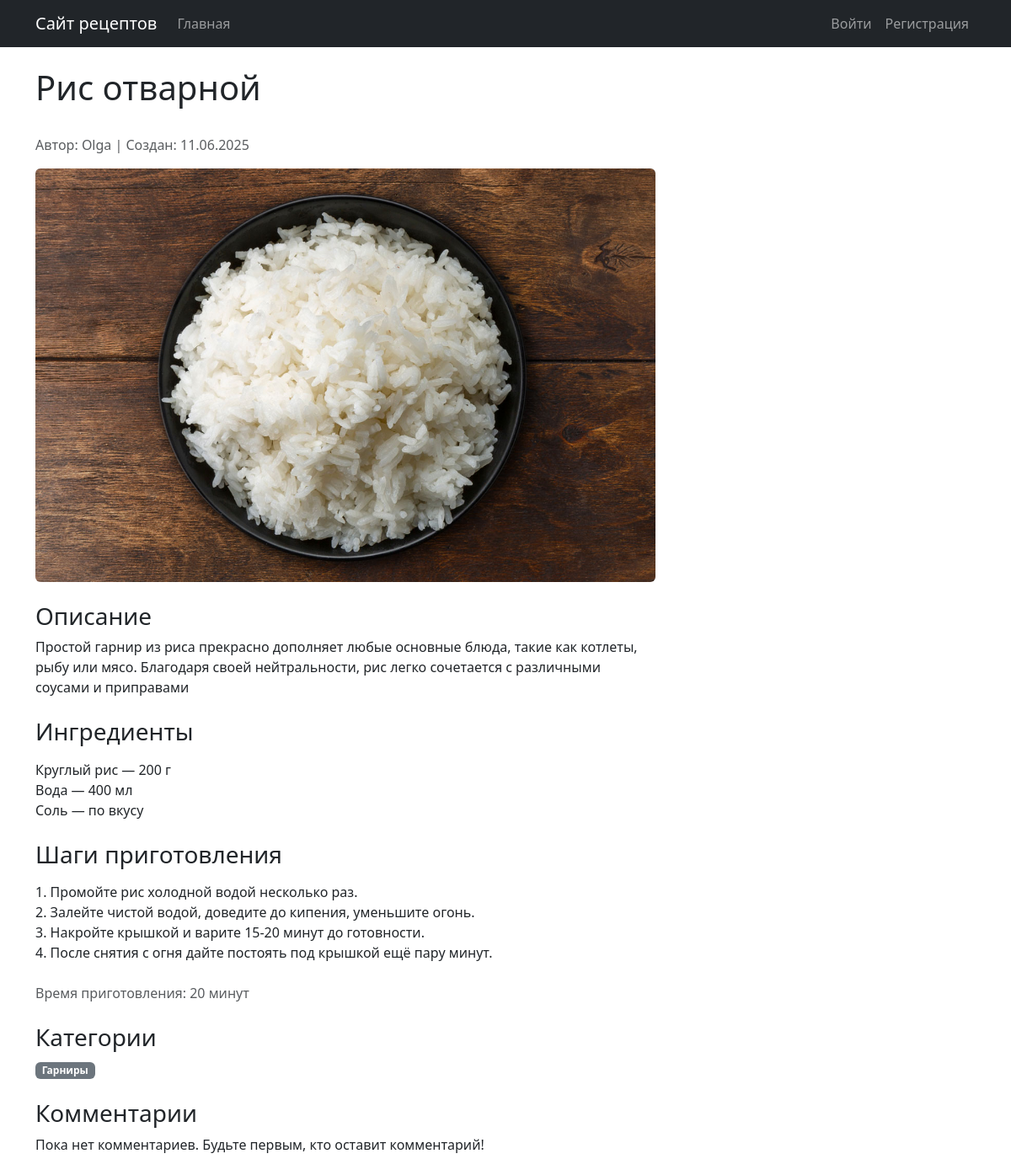
/recipe/4/, run on the app's committed database.
### recipes/models.py (models this page shows, shortened)
class Recipe(models.Model):
    title = models.CharField(max_length=200, verbose_name='Название рецепта')
    description = models.TextField(verbose_name='Описание')
    cooking_steps = models.TextField(verbose_name='Шаги приготовления')
    cooking_time = models.IntegerField(verbose_name='Время приготовления (в минутах)')
    image = models.ImageField(upload_to='recipes/', verbose_name='Изображение')
    author = models.ForeignKey(User, on_delete=models.CASCADE, verbose_name='Автор')
    categories = models.ManyToManyField(Category, through='RecipeCategory', verbose_name='Категории')
    ingredients = models.TextField(verbose_name='Ингредиенты')
    created_at = models.DateTimeField(auto_now_add=True)
    updated_at = models.DateTimeField(auto_now=True)
    average_rating = models.FloatField(default=0, verbose_name='Средний рейтинг')
    class Meta:
        verbose_name = 'Рецепт'
        verbose_name_plural = 'Рецепты'
        ordering = ['-created_at']

class Category(models.Model):
    name = models.CharField(max_length=100, verbose_name='Название категории')
    description = models.TextField(blank=True, verbose_name='Описание категории')
    created_at = models.DateTimeField(auto_now_add=True)
    class Meta:
        verbose_name = 'Категория'
        verbose_name_plural = 'Категории'
        ordering = ['name']

### recipes/views.py (the view, shortened to what this page needs)
# urls.py: path('recipe/<int:pk>/', views.recipe_detail, name='recipe_detail'),
def recipe_detail(request, pk):
    recipe = get_object_or_404(Recipe, pk=pk)
    comments = recipe.comments.all()
    comment_form = CommentForm()
    rating_form = RatingForm()
    user_rating = None
    is_favorite = False
    if request.user.is_authenticated:
        user_rating = Rating.objects.filter(recipe=recipe, user=request.user).first()
        is_favorite = Favorite.objects.filter(recipe=recipe, user=request.user).exists()
    return render(request, 'recipes/recipe_detail.html', {
        'recipe': recipe,
        'comments': comments,
        'comment_form': comment_form,
        'rating_form': rating_form,
        'user_rating': user_rating,
        'is_favorite': is_favorite
    })

### recipes/templates/recipes/recipe_detail.html (shortened to what this page needs)
{% extends 'recipes/base.html' %}
{% block content %}
<div class="row">
    <div class="col-md-8">
        <div class="d-flex justify-content-between align-items-center mb-4">
            <h1>{{ recipe.title }}</h1>
        </div>
        <p class="text-muted">Автор: {{ recipe.author.username }} | Создан: {{ recipe.created_at|date:"d.m.Y" }}</p>
        {% if recipe.image %}
        <img src="{{ recipe.image.url }}" class="img-fluid rounded mb-4" alt="{{ recipe.title }}">
        {% endif %}
        <div class="mb-4">
            <h3>Описание</h3>
            <p>{{ recipe.description }}</p>
        </div>
        <div class="mb-4">
            <h3>Ингредиенты</h3>
            <p>{{ recipe.ingredients|linebreaks }}</p>
        </div>
        <div class="mb-4">
            <h3>Шаги приготовления</h3>
            <p>{{ recipe.cooking_steps|linebreaks }}</p>
        </div>
        <div class="mb-4">
            <p class="text-muted">Время приготовления: {{ recipe.cooking_time }} минут</p>
        </div>
        {% if recipe.categories.all %}
        <div class="mb-4">
            <h3>Категории</h3>
            <p>
                {% for category in recipe.categories.all %}
                <span class="badge bg-secondary">{{ category.name }}</span>
                {% endfor %}
            </p>
        </div>
        {% endif %}
        <div class="mb-4">
            <h3>Комментарии</h3>
            {% for comment in comments %}
            <div class="card mb-2">
                <div class="card-body">
                    <h6 class="card-subtitle mb-2 text-muted">{{ comment.author.username }} | {{ comment.created_at|date:"d.m.Y H:i" }}</h6>
                    <p class="card-text">{{ comment.text }}</p>
                </div>
            </div>
            {% empty %}
            <p>Пока нет комментариев. Будьте первым, кто оставит комментарий!</p>
            {% endfor %}
        </div>
    </div>
</div>
{% endblock %}

### data on the page
Recipe: title "Рис отварной", author.username "Olga", created_at "11.06.2025", image (picture), description "Простой гарнир из риса прекрасно дополняет любые основные блюда, такие как котлеты, рыбу или мясо. Благодаря своей нейтральности, рис легко сочетается с различными соусами и приправами", ingredients "Круглый рис — 200 г Вода — 400 мл Соль — по вкусу", cooking_steps "1. Промойте рис холодной водой несколько раз. 2. Залейте чистой водой, доведите до кипения, уменьшите огонь. 3. Накройте крышкой и варите 15-20 минут до готовности. 4. После снятия с огня дайте постоять под крышкой ещё пару минут.", cooking_time "20"
Category: name "Гарниры"
